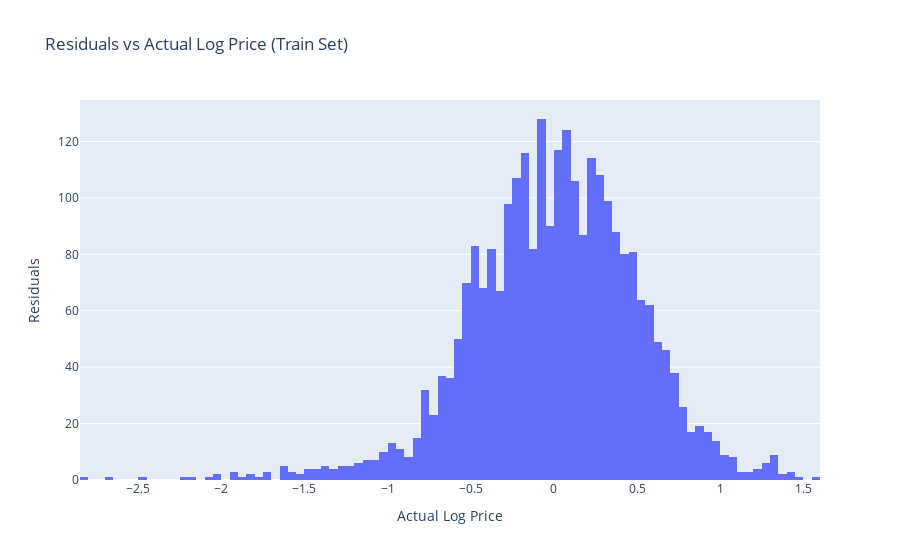

Here is the notebook cell this chart was saved with:
### Code cell
# Residuals
fig = go.Figure()
fig.add_trace(go.Histogram(x=y_train - y_hat, name='Residuals'))
fig.update_layout(title_text="Residuals vs Actual Log Price (Train Set)", xaxis_title="Actual Log Price", yaxis_title="Residuals")
fig.show()

### Figure 1 — Plotly figure (JSON) as saved in the notebook; plotly's stock layout.template omitted (floating-point values rounded to 4 significant figures; data arrays with more than 128 entries replaced by an {"elided": "..."} marker saying what was removed)
{"data": [{"name": "Residuals", "type": "histogram", "x": {"elided": "2706 float values"}}], "layout": {"title": {"text": "Residuals vs Actual Log Price (Train Set)"}, "xaxis": {"title": {"text": "Actual Log Price"}}, "yaxis": {"title": {"text": "Residuals"}}}}
